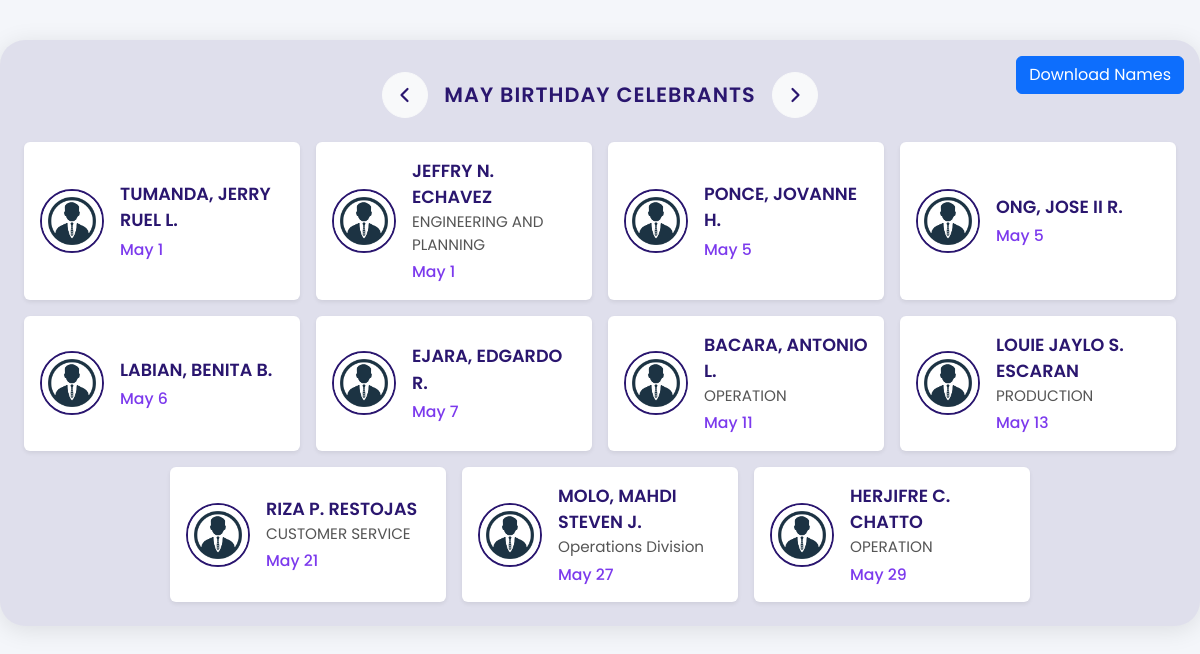
/src/hero/birthday.php, run on the app's committed database.
### tables this page shows
CREATE TABLE `personnel` (
  `personnel_id` int(5) NOT NULL,
  `Emp_No` varchar(100) NOT NULL,
  `emp_type` enum('Regular','Job Order','Contract') NOT NULL,
  `emp_status` enum('Active','Inactive') NOT NULL,
  `full_name` varchar(255) DEFAULT NULL,
  `position` varchar(255) DEFAULT NULL,
  `unit` varchar(100) NOT NULL,
  `section` varchar(100) NOT NULL,
  `team` varchar(255) NOT NULL,
  `operator` varchar(255) NOT NULL,
  `division` varchar(255) DEFAULT NULL,
  `contact_number` bigint(11) DEFAULT NULL,
  `sex` enum('Male','Female') DEFAULT NULL,
  `birthdate` date DEFAULT NULL,
  `address` varchar(255) DEFAULT NULL,
  `profile_picture` varchar(255) NOT NULL,
  `createdAt` timestamp NOT NULL DEFAULT current_timestamp() ON UPDATE current_timestamp(),
  `updatedAt` timestamp NOT NULL DEFAULT current_timestamp() ON UPDATE current_timestamp()
);

### src/hero/birthday.php (the view, shortened to what this page needs)
<?php
include_once __DIR__ . '/../../backend/db.php';
$personnel = [];
$sql = "SELECT full_name, birthdate, division, profile_picture, personnel_id
        FROM personnel
        WHERE emp_status = 'Active'
        ORDER BY MONTH(birthdate) DESC, DAY(birthdate) ASC";
$result = $conn->query($sql);
if ($result && $result->num_rows > 0) {
    while ($row = $result->fetch_assoc()) {
        $personnel[] = $row;
    }
} else {
    $error = $conn->error ? "Database Error: {$conn->error}" : "No personnel found.";
}
?>
<!DOCTYPE html>
<html>
<head>
<link href="https://cdn.jsdelivr.net/npm/bootstrap@5.3.0/dist/css/bootstrap.min.css" rel="stylesheet">
</head>
<body>
<div class="birthday-announcement position-relative">
    <button class="btn btn-primary position-absolute top-0 end-0 m-3"
        onclick="downloadCelebrantNames()">
        Download Names
    </button>
    <div class="d-flex align-items-center justify-content-center gap-3 mb-4">
        <button id="prevMonth" class="btn btn-light rounded-circle p-2 d-flex align-items-center justify-content-center" type="button">
            <svg width="28" height="28" viewBox="0 0 28 28" fill="none" xmlns="http://www.w3.org/2000/svg" aria-hidden="true">
                <path d="M16.5 20L10.5 14L16.5 8" stroke="#2a166f" stroke-width="2.2" stroke-linecap="round" stroke-linejoin="round"/>
            </svg>
        </button>
        <span id="monthLabel" class="text-nowrap">BIRTHDAY CELEBRANTS</span>
        <button id="nextMonth" class="btn btn-light rounded-circle p-2 d-flex align-items-center justify-content-center" type="button">
            <svg width="28" height="28" viewBox="0 0 28 28" fill="none" xmlns="http://www.w3.org/2000/svg" aria-hidden="true">
                <path d="M11.5 8L17.5 14L11.5 20" stroke="#2a166f" stroke-width="2.2" stroke-linecap="round" stroke-linejoin="round"/>
            </svg>
        </button>
    </div>
    <div class="row g-3 justify-content-center" id="celebrantsList">
        <?php foreach ($personnel as $person):
            $monthNum = date('n', strtotime($person['birthdate'])) - 1;
            $day = date('j', strtotime($person['birthdate']));
            $month = date('F', strtotime($person['birthdate']));
            $uploadDir = __DIR__ . '/../../uploads/';
            $webUploadDir = '../../uploads/';
            $defaultPic = '../../assets/profile.jpg';
            $profilePicBase = 'profile_' . $person['personnel_id'];
            $profilePicPathJpg = $uploadDir . $profilePicBase . '.jpg';
            $profilePicPathPng = $uploadDir . $profilePicBase . '.png';
            $profilePicWebJpg = $webUploadDir . $profilePicBase . '.jpg';
            $profilePicWebPng = $webUploadDir . $profilePicBase . '.png';
            if (file_exists($profilePicPathJpg)) {
                $profilePic = $profilePicWebJpg;
            } elseif (file_exists($profilePicPathPng)) {
                $profilePic = $profilePicWebPng;
            } else {
                $profilePic = $defaultPic;
            }
        ?>
        <div class="col-12 col-md-3 celebrant-card" data-month="<?php echo $monthNum; ?>">
            <div class="card shadow-sm border-0 h-100">
                <div class="card-body d-flex align-items-center gap-3">
                    <img class="profile-pic-icon" src="<?php echo htmlspecialchars($profilePic); ?>" alt="Profile">
                    <div>
                        <div class="celebrant-name"><?php echo htmlspecialchars($person['full_name']); ?></div>
                        <div class="celebrant-division"><?php echo htmlspecialchars($person['division']); ?></div>
                        <div class="celebrant-date"><?php echo $month . ' ' . $day; ?></div>
                    </div>
                </div>
            </div>
        </div>
        <?php endforeach; ?>
    </div>
</div>
</body>
</html>

### src/hero/birthday.php (style rules this page uses)
body { background: #f4f6fa; font-family: 'Poppins', sans-serif; }
.birthday-announcement { max-width: 1500px; margin: 40px auto; background: rgba(42, 22, 111, 0.10); border-radius: 25px; box-shadow: 0 4px 24px rgba(0,0,0,0.10); padding: 32px 24px 24px 24px; position: relative; }
#monthLabel { font-size: 1.3rem; font-weight: 600; color: #2a166f; letter-spacing: 1px; }

### data on the page
personnel: full_name "TUMANDA, JERRY RUEL L.", birthdate "May", birthdate "1"
personnel: full_name "JEFFRY N. ECHAVEZ", division "ENGINEERING AND PLANNING", birthdate "May", birthdate "1"
personnel: full_name "PONCE, JOVANNE H.", birthdate "May", birthdate "5"
personnel: full_name "ONG, JOSE II R.", birthdate "May", birthdate "5"
personnel: full_name "LABIAN, BENITA B.", birthdate "May", birthdate "6"
personnel: full_name "EJARA, EDGARDO R.", birthdate "May", birthdate "7"
personnel: full_name "BACARA, ANTONIO L.", division "OPERATION", birthdate "May", birthdate "11"
personnel: full_name "LOUIE JAYLO S. ESCARAN", division "PRODUCTION", birthdate "May", birthdate "13"
personnel: full_name "RIZA P. RESTOJAS", division "CUSTOMER SERVICE", birthdate "May", birthdate "21"
personnel: full_name "MOLO, MAHDI STEVEN J.", division "Operations Division", birthdate "May", birthdate "27"
personnel: full_name "HERJIFRE C. CHATTO", division "OPERATION", birthdate "May", birthdate "29"
